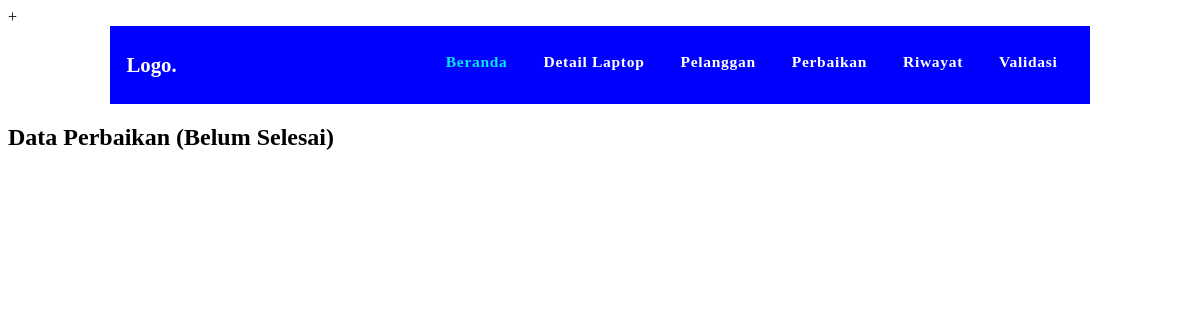
Page /servD/admin/index.php on the earlier database version.
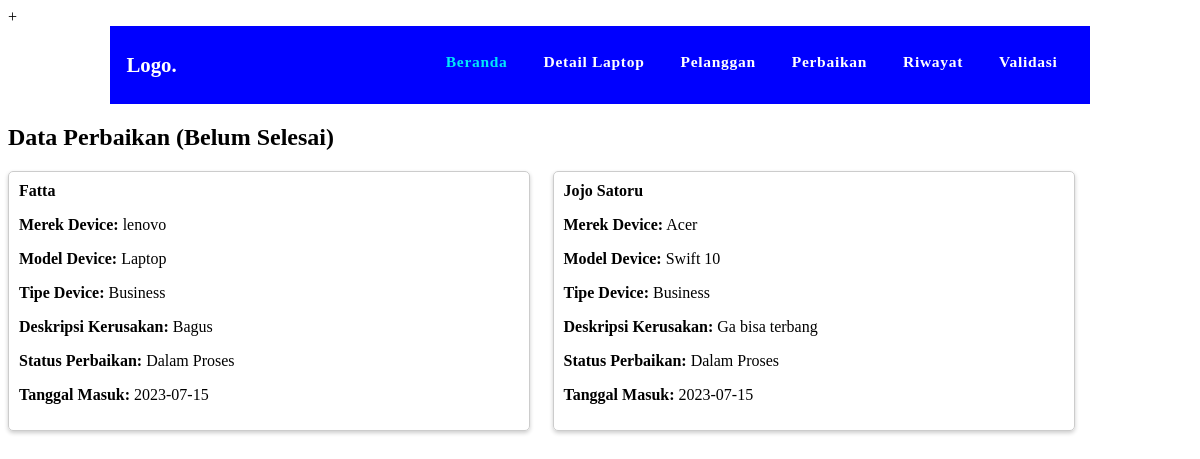
Same page on the later database version.
### tables this page shows
CREATE TABLE `perbaikan` (
  `id_perbaikan` int(10) NOT NULL,
  `id_user` int(10) DEFAULT NULL,
  `id_device` int(10) DEFAULT NULL,
  `desk_kerusakan` text DEFAULT NULL,
  `status` varchar(20) DEFAULT NULL,
  `tanggal_masuk` date DEFAULT NULL,
  `estimasi` date DEFAULT NULL
);

CREATE TABLE `pelanggan` (
  `id_user` int(10) NOT NULL,
  `nama` varchar(25) DEFAULT NULL,
  `alamat` varchar(50) DEFAULT NULL,
  `NomorKontak` int(12) DEFAULT NULL,
  `Email` varchar(25) DEFAULT NULL,
  `username` char(10) DEFAULT NULL,
  `katasandi` char(12) DEFAULT NULL,
  `peran` char(10) DEFAULT NULL
);

CREATE TABLE `device` (
  `id_device` int(10) NOT NULL,
  `merek` varchar(25) DEFAULT NULL,
  `model` varchar(25) DEFAULT NULL,
  `tipe` varchar(25) DEFAULT NULL,
  `deskripsi` text DEFAULT NULL,
  `SN` int(8) DEFAULT NULL
);

### servD/admin/detail_perbaikan.php (the view, shortened to what this page needs)
<?php
    include "../koneksi.php";
    $query = "SELECT Pelanggan.nama AS 'Nama Pelanggan', Device.merek AS 'Merek Device', Device.model AS 'Model Device', Device.tipe AS 'Tipe Device', Perbaikan.desk_kerusakan AS 'Deskripsi Kerusakan', Perbaikan.status AS 'Status Perbaikan', Perbaikan.tanggal_masuk AS 'Tanggal Masuk'
    FROM Pelanggan
    JOIN Perbaikan ON Pelanggan.id_user = Perbaikan.id_user
    JOIN Device ON Perbaikan.id_device = Device.id_device
    WHERE Perbaikan.status != 'Selesai'
    ORDER BY Pelanggan.nama ASC";
    $sql = mysqli_query($link, $query);
?>
<html>
<head>
    <link rel="stylesheet" href="style.css">
</head>
<body>
    <h2>Data Perbaikan (Belum Selesai)</h2>
    <div class="grid-container">
        <?php while ($row = mysqli_fetch_assoc($sql)) { ?>
            <div class="card">
                <div class="card-header"><?php echo $row['Nama Pelanggan']; ?></div>
                <div class="card-content">
                    <p><strong>Merek Device:</strong> <?php echo $row['Merek Device']; ?></p>
                    <p><strong>Model Device:</strong> <?php echo $row['Model Device']; ?></p>
                    <p><strong>Tipe Device:</strong> <?php echo $row['Tipe Device']; ?></p>
                    <p><strong>Deskripsi Kerusakan:</strong> <?php echo $row['Deskripsi Kerusakan']; ?></p>
                    <p><strong>Status Perbaikan:</strong> <?php echo $row['Status Perbaikan']; ?></p>
                    <p><strong>Tanggal Masuk:</strong> <?php echo $row['Tanggal Masuk']; ?></p>
                </div>
            </div>
        <?php } ?>
    </div>
    <br><br>
</body>
</html>

### servD/admin/index.php
<?php
include "..\koneksi.php";
?>
<html>
    <head><title>Beranda</title>+
    <link rel="stylesheet" href="style.css">
</head>
<body>
    <?php
    include "menu.php";
    include "detail_perbaikan.php";
    ?>
</body>
</html>

### servD/admin/menu.php (shortened to what this page needs)
<html>
    <header>
        <div class="logo">
            <a href="#">Logo.</a>
        </div>
        <nav>
            <a href="index.php" class="active">Beranda</a>
            <a href="detail_laptop.php">Detail Laptop</a>
            <a href="info_client.php">Pelanggan</a>
            <a href="perbaikan.php">Perbaikan</a>
            <a href="riwayat_perbaikan.php">Riwayat</a>
            <a href="validasi.php">Validasi</a>
        </nav>
    </header>
</html>

### servD/admin/style.css (style rules this page uses)
.grid-container { display: grid; grid-template-columns: repeat(2, 1fr); grid-gap: 5px; width: 1084px; }
.card { border: 1px solid #ccc; border-radius: 5px; padding: 10px; box-shadow: 0 2px 4px 0 rgba(0, 0, 0, 0.2); width: 500px; margin-bottom : 30px; height: auto; }
.card-header { font-weight: bold; margin-bottom: 5px; }
.card-content { margin-bottom: 10px; }

### servD/admin/menu.php (style rules this page uses)
header { padding: 1.7rem 1rem; background-color: #fff; display: flex; justify-content: space-between; max-width: 80%; margin: auto; align-items: left; background-color: blue; }
.logo { font-size: 1.3rem; font-weight: 800; }
.logo a { color: #fff; text-decoration: none; }
nav a { color: #fff; text-decoration: none; font-size: .97rem; font-weight: 600; letter-spacing: .7px; padding: 1rem; padding: 0.4rem 1rem; }
nav a.active, nav a:hover { color: #00E8F8; border-radius: 1rem; transition: all.3s ease-in-out; }

Differences in the rows shown:
added perbaikan: id_user.nama "Fatta", id_device.merek "lenovo", id_device.model "Laptop", id_device.tipe "Business", desk_kerusakan "Bagus", status "Dalam Proses", tanggal_masuk "2023-07-15"
added perbaikan: id_user.nama "Jojo Satoru", id_device.merek "Acer", id_device.model "Swift 10", id_device.tipe "Business", desk_kerusakan "Ga bisa terbang", status "Dalam Proses", tanggal_masuk "2023-07-15"
